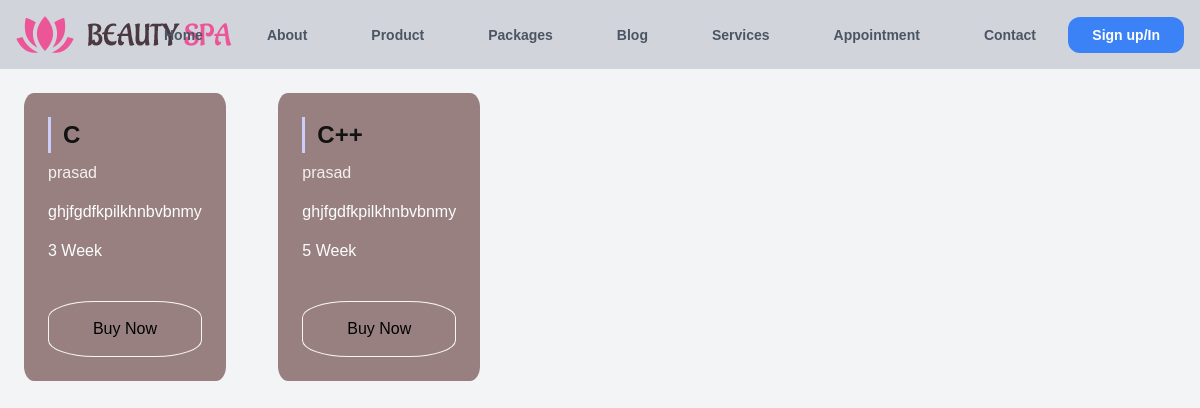
Page /services/ on the committed database.
### app/models.py (models this page shows, shortened)
class Academy(models.Model):
    course_name = models.CharField(max_length=20)
    course_duration = models.CharField(max_length=20)
    course_trainer = models.CharField(max_length=20)
    course_about = models.CharField(max_length=50)

### app/views.py (the view)
# urls.py: path('services/',views.services,name='services'),
def services(request):
    a = Academy.objects.all()
    return render(request, 'services.html',{'a':a})

### templates/services.html (shortened to what this page needs)
{% extends 'base.html' %}
    {%block body_block%}
</head>
<body>
    {% for i in a%}
    <div class="top">
        <div class="wrap">
            <div class="box">
                <div class="box-top">
                    <div class="title-flex">
                        <h3 class="box-title">{{i.course_name}}</h3>
                        <p class="user-follow-info">{{i.course_trainer}}</p>
                    </div>
                    <p class="description">{{i.course_about}}</p>
                    <p class="description">{{i.course_duration}}</p>
                </div>
                <a href="{% url 'chekoutform'%}" class="button">Buy Now</a>
            </div>
        </div>
    </div>
    {%endfor%}
</body>
{%endblock%}

### templates/services.html (style rules this page uses)
* { box-sizing: border-box; padding: 0; margin: 0; }
:root { --purple: hsl(240, 80%, 89%); --pink: hsl(0, 59%, 94%); --light-bg: hsl(204, 37%, 92%); --light-gray-bg: hsl(0, 0%, 94%); --white: hsl(0, 0%, 100%); --dark: hsl(0, 0%, 7%); --text-gray: hsl(0, 0%, 30%); }
body { background: var(--light-bg); font-family: "Space Grotesk", sans-serif; color: var(--dark); }
h3 { font-size: 1.5em; font-weight: 700; }
p { font-size: 1em; line-height: 1.7; font-weight: 300; color: var(--text-gray); }
.description { white-space: wrap; color: #fcfcfc; }
a { text-decoration: none; color: inherit; }
.wrap { align-items: stretch; width: 100%; gap: 24px; padding: 24px; flex-wrap: wrap; }
.box { display: flex; flex-direction: column; flex-basis: 100%; position: relative; padding: 24px; background: #988080; box-shadow: #000; border-radius: 5%; }
.box-top { display: flex; flex-direction: column; position: relative; gap: 12px; margin-bottom: 36px; }
.title-flex { display: flex; justify-content: space-between; align-items: center; }
.box-title { border-left: 3px solid var(--purple); padding-left: 12px; }
.user-follow-info { color: hsl(0, 22%, 95%); }
.button { display: block; justify-content: center; align-items: center; text-align: center; margin-top: auto; padding: 16px; color: #000; background: transparent; box-shadow: 0px 0px 0px 1px rgb(248, 245, 245) inset; transition: background 0.4s ease; border-radius: 30%; }
@media (min-width: 320px) { .title-flex { display: flex; flex-direction: column; justify-content: flex-start; align-items: start; } }
@media (min-width: 320px) { .user-follow-info { margin-top: 6px; } }
@media (min-width: 460px) { .title-flex { display: flex; flex-direction: row; justify-content: space-between; align-items: start; } }
@media (min-width: 460px) { .user-follow-info { margin-top: 6px; } }
@media (min-width: 640px) { .box { flex-basis: calc(50% - 12px); } }
@media (min-width: 640px) { .title-flex { display: flex; flex-direction: column; justify-content: flex-start; align-items: start; } }
@media (min-width: 640px) { .user-follow-info { margin-top: 6px; } }
@media (min-width: 840px) { .title-flex { display: flex; flex-direction: row; justify-content: space-between; align-items: start; } }
@media (min-width: 840px) { .user-follow-info { margin-top: 6px; } }
@media (min-width: 1024px) { .box { flex-basis: calc(33.3% - 16px); } }
@media (min-width: 1024px) { .title-flex { display: flex; flex-direction: column; justify-content: flex-start; align-items: start; } }
@media (min-width: 1024px) { .user-follow-info { margin-top: 6px; } }
@media (min-width: 1100px) { .box { flex-basis: calc(25% - 18px); } }
.top { display: inline-flex; }

### rows in the picture
Academy: course_name "C", course_trainer "prasad", course_about "ghjfgdfkpilkhnbvbnmy", course_duration "3 Week"
Academy: course_name "C++", course_trainer "prasad", course_about "ghjfgdfkpilkhnbvbnmy", course_duration "5 Week"
